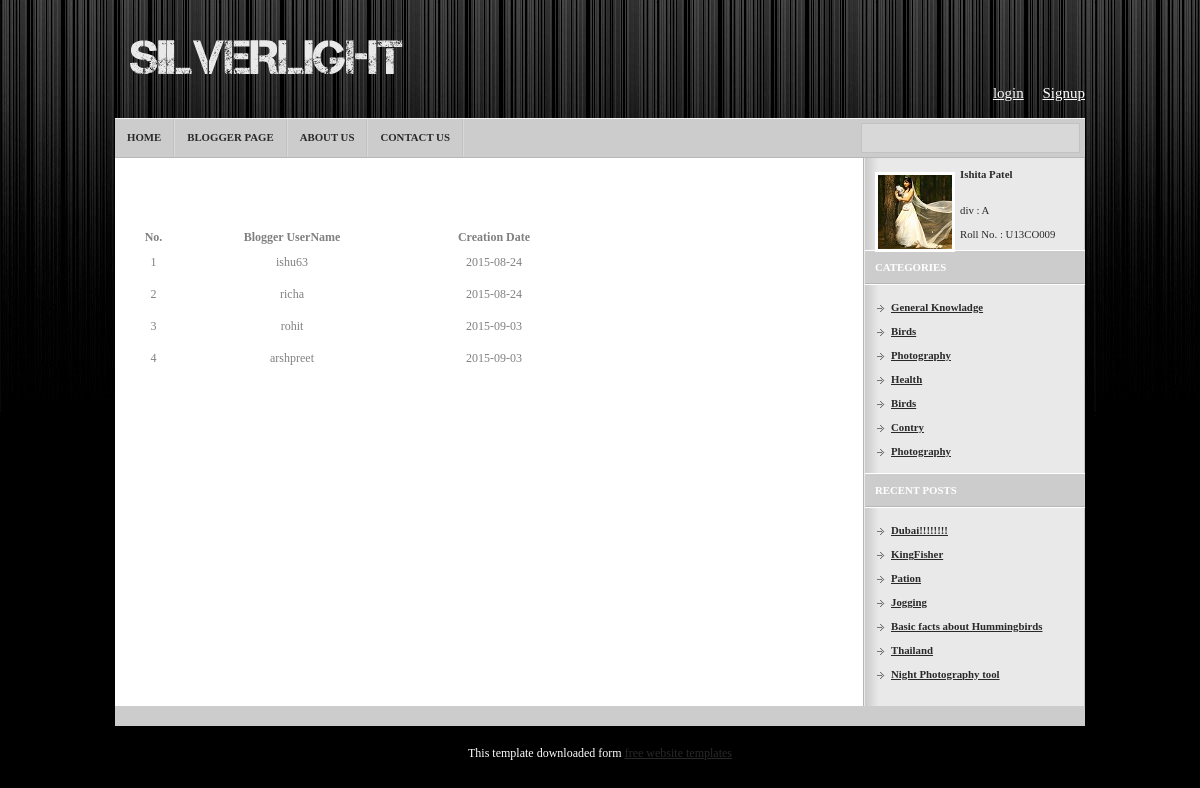
Page /blogger_page.php on the committed database.
### tables this page shows
CREATE TABLE IF NOT EXISTS `blogger_info` (
  `blogger_id` int(20) NOT NULL,
  `blogger_username` varchar(30) NOT NULL,
  `blogger_password` varchar(30) NOT NULL,
  `blogger_creation_date` date NOT NULL,
  `blogger_is_active` tinyint(1) NOT NULL DEFAULT '0',
  `blogger_updated_date` date NOT NULL,
  `blogger_end_date` date DEFAULT NULL
);

CREATE TABLE IF NOT EXISTS `blog_master` (
  `blog_id` int(20) NOT NULL,
  `blogger_id` int(20) NOT NULL,
  `blog_title` varchar(30) NOT NULL,
  `blog_category` varchar(30) NOT NULL,
  `blog_desc` varchar(2000) NOT NULL,
  `blog_image` blob,
  `blog_is_active` tinyint(1) NOT NULL DEFAULT '0',
  `creation_date` date NOT NULL,
  `updated_date` date DEFAULT NULL
);

### blogger_page.php (the view, shortened to what this page needs)
<!DOCTYPE html PUBLIC "-//W3C//DTD XHTML 1.0 Transitional//EN" "http://www.w3.org/TR/xhtml1/DTD/xhtml1-transitional.dtd">
<html xmlns="http://www.w3.org/1999/xhtml">
<head>
<link rel="stylesheet" type="text/css" href="style.css" />
</head>
<body>
<div id="wrapper">
  <div id="header">
    <p>
				<br><br><br><br><br>
				<a style="color:white" href="my_login.php">login</a>&nbsp;&nbsp;&nbsp;&nbsp;
				<a style="color:white" href="signup.php">Signup</a>
	</p>
    <h1><a href="#">Silverlight</a></h1>
    <ul>
      <li><a href="index.php">Home</a></li>
      <li><a href="#">Blogger Page</a></li>
      <li><a href="about.php">About Us</a></li>
      <li><a href="contact.php">Contact Us</a></li>
    </ul>
    <form action="#">
      <input type="text" name="s" id="s" value="" />
    </form>
  </div>
		<div id="body">
			<div id="content">
					<br><br><br><br>
					<table align="center" >
						<tr>
							<th width="73"><center>No.</center></th>
							<th width="200"><center>Blogger UserName</center></th>
							<th width="200"><center>Creation Date</center></th>
						</tr>
						<?php
							$rr=0;
							$sql="SELECT * FROM blogger_info";
							$result=mysql_query($sql)or die('could not connect');
							while($row=mysql_fetch_array($result))
							{
						?>
						<tr>
							<td height="30" align="center"><?php $rr++; echo $rr; ?></td>
							<td align="center"><?php echo $row['blogger_username'];?></td>
							<td align="center"><?php echo $row['blogger_creation_date'];?></td>
						</tr>
						<?php } ?>
					</table>
			</div>
		<div id="sidebar">
			<div class="about"> <a href="#"><img src="images/about.jpg" alt="" /></a>
				<p><strong>Ishita Patel</strong><p>&nbsp;</p><p>&nbsp;</p><p>div : A</p><p>&nbsp;</p><p>Roll No. : U13CO009</p></p>
			</div>
			<h2>Categories</h2>
				<ul>
					<?php
							$sql="SELECT DISTINCT * FROM blog_master ORDER BY creation_date DESC LIMIT 7";
							$result=mysql_query($sql);
							while($row=mysql_fetch_array($result))
							{
							?>
							<li><a href="onlysee2.php?blogno=<?php echo $row['blog_category'];?>"><?php echo $row['blog_category'];?></a></li>
							<?php } ?>
				</ul>
				<h2>Recent Posts</h2>
				<ul>
					<?php
							$sql="SELECT * FROM blog_master ORDER BY creation_date DESC LIMIT 7";
							$result=mysql_query($sql);
							while($row=mysql_fetch_array($result))
							{
							?>
							<li><a href="onlysee1.php?blogno=<?php echo $row['blog_id'];?>"><?php echo $row['blog_title'];?></a></li>
							<?php } ?>
				</ul>
			</div>
		</div>
  <div id="footer">
  </div>
</div>
<div align=center>This template  downloaded form <a href='#'>free website templates</a></div></body>
</html>

### style.css (style rules this page uses)
* { margin: 0; padding: 0; }
body { text-align: center; font: 12px Verdana; color: #ffffff; background: #000000 url(images/background.gif) repeat-x 0 0; }
a { color: #292929; }
img { border: 0; }
#wrapper { width: 970px; margin: auto auto; text-align: left; padding-bottom: 20px; }
#header { height: 158px; background: url(images/navigation.gif) repeat-x 0 bottom; }
#header p { float:right; font-size:15px; }
#header h1 { float: left; font-size: 0; padding: 40px 15px 44px; }
#header h1 a { display: block; width: 435px; height: 34px; background: url(images/logo.png) no-repeat 0 0; text-indent: -9999px; }
#header ul { list-style-type: none; float: left; }
#header ul li { float: left; font-size: 0.9em; font-weight: bold; text-transform: uppercase; padding-right: 2px; background: url(images/divider.gif) no-repeat right 0; }
#header ul li a { display: block; text-decoration: none; padding: 13px 12px 14px; }
#header form { float: right; width: 219px; height: 30px; background: url(images/search.gif) no-repeat 0 0; margin: 5px; }
#header input { border: 0; font-size: 1em; font-family: Verdana; width: 210px; background-color: transparent; margin: 8px 4px; }
#body { color: #808080; background: #ffffff url(images/sidebar.gif) repeat-y right 0; padding: 10px 0; }
#content { width: 730px; float: left; }
#sidebar { width: 220px; float: right; }
#sidebar .about { padding: 0 10px 10px; }
#sidebar .about img { border: 3px solid #ffffff; float: left; margin: 4px 5px 5px 0; }
#sidebar .about p { font-size: 0.9em; color: #292929; }
#sidebar h2 { font-size: 0.9em; text-transform: uppercase; background-color: #CCCCCC; color: #ffffff; padding: 10px; border-bottom: 1px solid #B7B7B7; border-top: 1px solid #ffffff; }
#sidebar ul { list-style-type: none; padding: 10px; border-top: 1px solid #ffffff; }
#sidebar ul li { font-size: 0.9em; padding: 6px 0 6px 16px; background: url(images/bullet.gif) no-repeat 2px 10px; }
#sidebar ul li a { color: #292929; font-weight: bold; }
#footer { background-color: #CCCCCC; color: #292929; font-size: 0.9em; padding: 10px; }

### rows in the picture
blogger_info: blogger_username "ishu63", blogger_creation_date "2015-08-24"
blogger_info: blogger_username "richa", blogger_creation_date "2015-08-24"
blogger_info: blogger_username "rohit", blogger_creation_date "2015-09-03"
blogger_info: blogger_username "arshpreet", blogger_creation_date "2015-09-03"
blog_master: blog_category "General Knowladge", blog_title "Dubai!!!!!!!!"
blog_master: blog_category "Birds", blog_title "KingFisher"
blog_master: blog_category "Photography", blog_title "Pation"
blog_master: blog_category "Health", blog_title "Jogging"
blog_master: blog_category "Birds", blog_title "Basic facts about Hummingbirds"
blog_master: blog_category "Contry", blog_title "Thailand"
blog_master: blog_category "Photography", blog_title "Night Photography tool"
